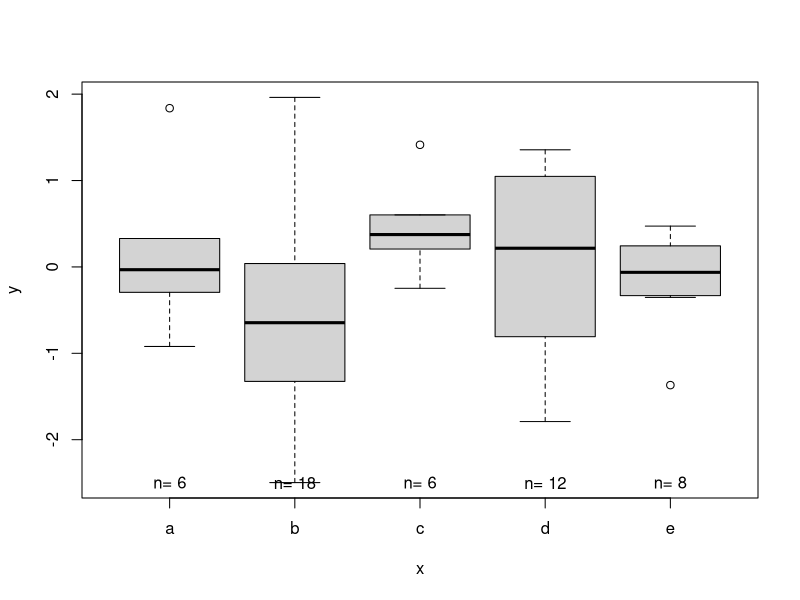
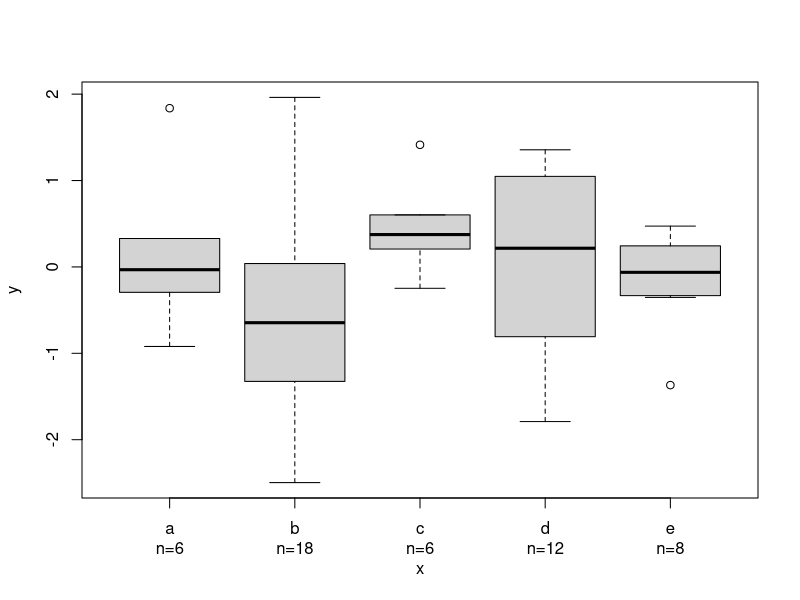

R code for these plots, in order:
## ---- chunk 1
y <- rnorm(50)
x <- factor(sample(letters[1:5], 50, replace = T))
boxplot(y ~ x, col = "lightgray")
text(1:5, rep(min(y), 5), paste("n=", tapply(y, x, length)))
## ---- chunk 2
X <- boxplot(y ~ x, col = "lightgray")
mtext(side=1, line = 2, at = 1:5, paste("n=", X$n, sep=""))
